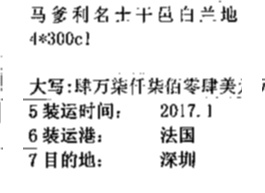
#> input picture media/col0.jpg, 265 x 193 px
$ python -i request.py   (imports and definitions only)
#> lines starting #> are read from the running program, lines starting #| are printed output that depends on the picture; after the words box and inside, x2 and y2 are one past the last pixel; in counts of white or black regions, pixels touching at a corner belong together
import cv2
import numpy as np
import pandas as pd
import os
from collections import Counter
import re

OFFSET = 30
WORDS = Counter(["status",
                 "payment",
                 "no",
                 "prepay",
                 "description",
                 "supplier",
                 "name",
                 "currency",
                 "term",
                 "requested",
                 "date",
                 "bu",
                 "alternate",
                 "payee"])


def preprocessing(filepath):
#> called with filepath = '../media/col0.jpg'
    media_dir = os.path.dirname(filepath)
    img = cv2.imread(filepath)
#> img is the input picture: shape (193, 265, 3); min 0, max 255, mean 234.1
    gray = cv2.cvtColor(img, cv2.COLOR_BGR2GRAY)
    binary = cv2.threshold(gray, 0, 255, cv2.THRESH_BINARY_INV | cv2.THRESH_OTSU)[1]
#> binary: shape (193, 265); 11.1% white; 91 white regions (36 under 20 px), largest, box (x1, y1, x2, y2) and area: (79, 127, 95, 143) 198, (43, 127, 59, 144) 194, (180, 127, 194, 143) 194
    height, width = binary.shape
#> height = 193; width = 265
    # 获取所有横线
    k1 = cv2.getStructuringElement(cv2.MORPH_RECT, (width // 30, 1))
    heroded = cv2.erode(binary, k1, iterations=1)
#> heroded: shape (193, 265); 1.6% white in thin lines or dots, all inside (x1, y1, x2, y2) = (27, 7, 234, 167)
    hdilated = cv2.dilate(heroded, k1, iterations=1)
#> hdilated: shape (193, 265); 4% white; 88 white regions (52 under 20 px), largest, box (x1, y1, x2, y2) and area: (181, 132, 195, 142) 113, (112, 85, 128, 92) 76, (44, 134, 60, 139) 74
    # cv2.imshow('hdilated',hdilated)
    # cv2.waitKey(0)
    # 获取所有竖线
    k2 = cv2.getStructuringElement(cv2.MORPH_RECT, (1, height // 30))
#> k2 = [1, 1, 1, 1, 1, 1]
    veroded = cv2.erode(binary, k2, iterations=1)
#> veroded: shape (193, 265); 3.6% white in thin lines or dots, all inside (x1, y1, x2, y2) = (1, 9, 264, 166)
    vdilated = cv2.dilate(veroded, k2, iterations=1)
#> vdilated: shape (193, 265); 6.8% white; 103 white regions (27 under 20 px), largest, box (x1, y1, x2, y2) and area: (162, 153, 176, 169) 145, (45, 104, 57, 120) 138, (85, 128, 94, 144) 127
    # 合并所有紧连的横线
    ## 横线上所有点的坐标
    h_points = np.where(hdilated == 255)
#> h_points = 2063 positions, rows 7 to 166, columns 24 to 237
    ## 横线上所有点的 x 轴坐标
    axis0 = pd.Series(h_points[0])
    ## 横线上所有点的 x 轴坐标进行排序
    h_statistics = axis0.value_counts().sort_index()
    print(h_statistics)
#| 7      11
#| 9      20
#| 10     10
#| 11     33
#| 12     38
#|        ..
#| 162     8
#| 163    18
#| 164    24
#| 165    10
#| 166    10
#| Name: count, Length: 75, dtype: int64
    h_pre_index = h_statistics.index[0]
#> h_pre_index = 7
    all_h_index = [h_pre_index]
#> all_h_index = [7]
    for index in h_statistics.index[1:]:
        if index - h_pre_index <= 5:
            ## 在 binary 图上合并
            or_lines = binary[h_pre_index] | binary[index]
            binary[index] = 0
            binary[h_pre_index] = or_lines
            ## 在 hdilated 图上合并，为了获取表格交点
            or_lines = hdilated[h_pre_index] | hdilated[index]
            hdilated[index] = 0
            hdilated[h_pre_index] = or_lines
        else:
            h_pre_index = index
            all_h_index.append(index)
#> this loop made 74 passes
#> (index, h_pre_index) on passes 5, 11, 13, 16, 22, 28, 30, 32, 38, 44, 45, 51: (13, 13), (20, 20), (36, 36), (79, 79), (85, 85), (91, 91), (99, 99), (105, 105), (111, 111), (117, 117), (127, 127), (133, 133)
#> h_pre_index on passes 61, 63, 69: 148, 154, 161
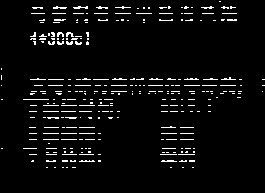
#> binary: shape (193, 265); 4.5% white in thin lines or dots, all inside (x1, y1, x2, y2) = (1, 1, 265, 168)
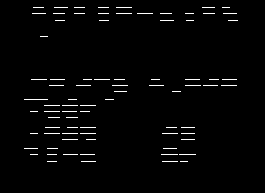
#> hdilated: shape (193, 265); 2% white in thin lines or dots, all inside (x1, y1, x2, y2) = (24, 7, 238, 162)
#> after the loop, all_h_index = [7, 13, 20, 36, 79, 85, 91, 99, 105, 111, 117, 127, 133, 139, 148, 154, 161]
    print(all_h_index)
#| [7, 13, 20, 36, 79, 85, 91, 99, 105, 111, 117, 127, 133, 139, 148, 154, 161]
    ## 竖线上所有点的坐标
    v_points = np.where(vdilated == 255)
#> v_points = 3482 positions, rows 7 to 168, columns 1 to 263
    ## 竖线上所有点的 y 轴坐标
    axis1 = pd.Series(v_points[1])
    ## 竖线上所有点的 y 轴坐标进行排序
    v_statistics = axis1.value_counts().sort_index()
    v_pre_index = v_statistics.index[0]
#> v_pre_index = 1
    all_v_index = [v_pre_index]
#> all_v_index = [1]
    for index in v_statistics.index[1:]:
        if index - v_pre_index <= 5:
            ## 在 binary 图上合并
            or_lines = binary[:, v_pre_index] | binary[:, index]
            binary[:, index] = 0
            binary[:, v_pre_index] = or_lines
            ## 在 vdilated 图上合并
            or_lines = vdilated[:, v_pre_index] | vdilated[:, index]
            vdilated[:, index] = 0
            vdilated[:, v_pre_index] = or_lines
        else:
            v_pre_index = index
            all_v_index.append(index)
#> this loop made 157 passes
#> (index, v_pre_index) on passes 1, 7, 12, 18, 24, 30, 36, 42, 48, 53, 59: (29, 29), (35, 35), (41, 41), (47, 47), (53, 53), (59, 59), (65, 65), (71, 71), (77, 77), (83, 83), (89, 89)
#> v_pre_index on passes 64, 69, 74, 79, 85, 87: 98, 104, 111, 117, 123, 132
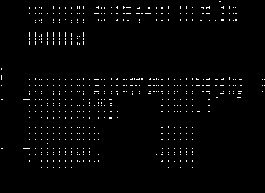
#> binary: shape (193, 265); 1.7% white in thin lines or dots, all inside (x1, y1, x2, y2) = (1, 1, 265, 168)
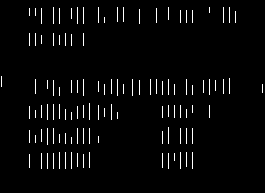
#> vdilated: shape (193, 265); 3% white in thin lines or dots, all inside (x1, y1, x2, y2) = (1, 7, 263, 169)
#> after the loop, all_v_index = 34 values from 1 to 262
    # 延长横线
    for index in all_h_index:
        col_arr, = np.where(hdilated[index] == 255)
        min_col = np.min(col_arr)
        max_col = np.max(col_arr)
        hdilated[index, min_col - 5: max_col + 5] = 255
#> this loop made 17 passes
#> (index, min_col, max_col) on passes 1, 2, 3, 5, 6, 7, 8, 9, 10, 11, 12, 13: (7, 33, 229), (13, 32, 236), (20, 55, 237), (79, 31, 236), (85, 49, 236), (91, 114, 180), (99, 24, 113), (105, 44, 95), (111, 30, 89), (117, 48, 77), (127, 45, 194), (133, 30, 194)
#> (index, col_arr, min_col, max_col) on pass 4: (36, [40, 41, 42, 43, 44, 45, 46, 47], 40, 47)
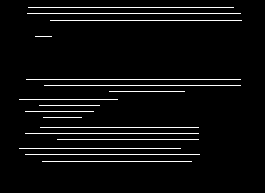
#> hdilated: shape (193, 265); 4.6% white in thin lines or dots, all inside (x1, y1, x2, y2) = (19, 7, 242, 162)
    # 延长竖线
    for index in all_v_index:
        row_arr, = np.where(vdilated[:, index] == 255)
        min_row = np.min(row_arr)
        max_row = np.max(row_arr)
        vdilated[min_row - 5:max_row + 5, index] = 255
#> this loop made 34 passes
#> (index, min_row, max_row) on passes 2 to 13: (29, 8, 167), (35, 8, 142), (41, 8, 168), (47, 80, 168), (53, 7, 168), (59, 8, 168), (65, 33, 168), (71, 8, 168), (77, 7, 166), (83, 7, 167), (89, 103, 167), (98, 7, 142)
#> (index, row_arr, min_row, max_row) on passes 28, 30, 33, 34: (203, [80, 81, 82, 83, 84, 85, 86, 87, 88, 89, 90, 91, 92], 80, 92), (215, [80, 81, 82, 83, 84, 85, 86, 87, 88, 89, 90], 80, 90), (235, [11, 12, 13, 14, 15, 16, 17, 18, 19, 20, 21, 22], 11, 22), (262, [84, 85, 86, 87, 88, 89, 90, 91, 92], 84, 92)
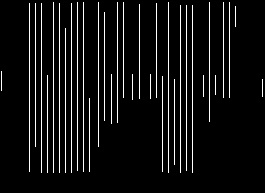
#> vdilated: shape (193, 265); 7.2% white in thin lines or dots, all inside (x1, y1, x2, y2) = (1, 2, 263, 173)
    # 完整表格
    or_dilated = cv2.bitwise_or(vdilated, hdilated)
    # 表格的交叉点
    and_dilated = cv2.bitwise_and(vdilated, hdilated)
#> and_dilated: shape (193, 265); 0.51% white in thin lines or dots, all inside (x1, y1, x2, y2) = (29, 7, 236, 162)
    # 找出表格左上方顶点和左下方顶点
    cross_points = np.where(and_dilated == 255)
#> cross_points = 263 positions, rows 7 to 161, columns 29 to 235
    axis0 = pd.Series(cross_points[0])
    axis1 = pd.Series(cross_points[1])
    h_statistics = axis0.value_counts().sort_index()
    v_statistics = axis1.value_counts().sort_index()
    ## 表格第一条和最后一条横线的下标
    h_first = h_statistics.index[0]
#> h_first = 7
    h_last = h_statistics.index[-1]
#> h_last = 161
    ## 表格第一条和最后一条竖线的下标
    v_first = v_statistics.index[0]
#> v_first = 29
    v_last = v_statistics.index[-1]
#> v_last = 235
    ## 表格第一条横线在所有横线中的 index
    h_first_index = all_h_index.index(h_first)
#> h_first_index = 0
    ## 表格最后一条横线在所有横线中的 index
    h_last_index = all_h_index.index(h_last)
#> h_last_index = 16
    ## 表格数据的行数
    rows = h_last_index - 1 - (h_first_index + 1)
#> rows = 14
    # 处理表格上方内容, part1
    for index in all_h_index[:h_first_index]:
        ## 删除所有横线
        binary[index] = 0
#> this loop made 0 passes
    ## 截取文件,part1
    part1 = binary[:h_first - OFFSET, :]
#> part1: shape (170, 265); 2% white in thin lines or dots
    part1 = cv2.bitwise_not(part1)
#> part1: shape (170, 265); 98% white; black in thin lines or dots
    blurred_part1 = cv2.GaussianBlur(part1, (3, 3), 0)
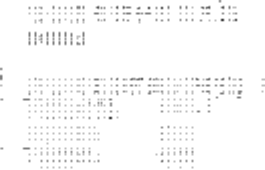
#> blurred_part1: shape (170, 265); min 64, max 255, mean 249.9
    cv2.imwrite(os.path.join(media_dir, 'blurred_part1.jpg'), blurred_part1)
    request_part1 = binary[:h_first - OFFSET, :]
    request_part1 = cv2.bitwise_not(request_part1)
    cv2.imwrite(os.path.join(media_dir, 'request_part1.jpg'), request_part1)
    # 处理表格下方内容, part3
    for index in all_h_index[h_last_index + 1:]:
        ## 删除所有横线
        binary[index] = 0
    ## 截取文件,part3
    part3 = binary[h_last + OFFSET:all_h_index[-1] + OFFSET, :]
#> part3 = empty array
    part3 = cv2.bitwise_not(part3)
#> (the run stopped early here; a loop or call above may not have finished)

$ run again, on media/col1.jpg
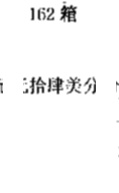
#> input picture media/col1.jpg, 119 x 193 px
#> in preprocessing, img is the input picture: shape (193, 119, 3); min 0, max 255, mean 247.8
#> heroded: shape (193, 119); 1.8% white; 30 white regions (26 under 20 px), largest, box (x1, y1, x2, y2) and area: (61, 5, 76, 22) 151, (49, 78, 63, 91) 84, (31, 77, 45, 85) 39, (69, 78, 78, 93) 34
#> veroded: shape (193, 119); 1.4% white; 15 white regions (10 under 20 px), largest, box (x1, y1, x2, y2) and area: (61, 8, 75, 20) 115, (55, 80, 62, 92) 49, (32, 80, 35, 92) 25, (71, 80, 75, 90) 21, (37, 81, 39, 92) 20
#> h_points = 698 positions, rows 2 to 93, columns 0 to 118
#> (printed output is left out)
#> in preprocessing, `h_pre_index = h_statistics.index[0]`: h_pre_index = 2
#> in preprocessing, `all_h_index = [h_pre_index]`: all_h_index = [2]
#> the loop in preprocessing, `for index in h_statistics.index[1:]:` made 34 passes
#> (index, h_pre_index) on passes 4, 10, 16, 18, 24, 30: (8, 8), (14, 14), (20, 20), (77, 77), (83, 83), (89, 89)
#> after the loop in preprocessing, `for index in h_statistics.index[1:]:`:
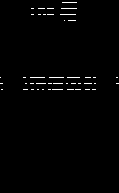
#> binary: shape (193, 119); 1.1% white in thin lines or dots, all inside (x1, y1, x2, y2) = (0, 2, 119, 90)
#> after the loop in preprocessing, `for index in h_statistics.index[1:]:`: all_h_index = [2, 8, 14, 20, 77, 83, 89]
#| [2, 8, 14, 20, 77, 83, 89]
#> v_points = 551 positions, rows 6 to 94, columns 1 to 95
#> in preprocessing, `v_pre_index = v_statistics.index[0]`: v_pre_index = 1
#> in preprocessing, `all_v_index = [v_pre_index]`: all_v_index = [1]
#> the loop in preprocessing, `for index in v_statistics.index[1:]:` made 37 passes
#> (index, v_pre_index) on passes 1, 5, 10, 12, 16, 22, 28, 34: (32, 32), (38, 38), (44, 44), (50, 50), (56, 56), (62, 62), (68, 68), (74, 74)
#> after the loop in preprocessing, `for index in v_statistics.index[1:]:`: all_v_index = [1, 32, 38, 44, 50, 56, 62, 68, 74, 89, 95]
#> the loop in preprocessing, `for index in all_h_index:` made 7 passes
#> (index, min_col, max_col) on passes 2, 3, 5, 6, 7: (8, 31, 76), (14, 31, 75), (77, 23, 95), (83, 0, 118), (89, 23, 95)
#> the loop in preprocessing, `for index in all_v_index:` made 11 passes
#> (index, min_row, max_row) on passes 2 to 9: (32, 9, 94), (38, 10, 94), (44, 13, 92), (50, 9, 92), (56, 9, 94), (62, 6, 22), (68, 6, 92), (74, 8, 89)
#> or_dilated: shape (193, 119); 4.6% white in thin lines or dots, all inside (x1, y1, x2, y2) = (0, 1, 119, 99)
#> and_dilated: shape (193, 119); 0.2% white in thin lines or dots, all inside (x1, y1, x2, y2) = (1, 2, 96, 90)
#> cross_points = 45 positions, rows 2 to 89, columns 1 to 95
#> h_first = 2
#> h_last = 89
#> v_first = 1
#> v_last = 95
#> h_first_index = 0
#> h_last_index = 6
#> rows = 4
#> in preprocessing, `blurred_part1 = cv2.GaussianBlur(part1, (3, 3), 0)`:
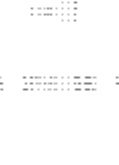
#> blurred_part1: shape (165, 119); min 128, max 255, mean 253.2
#> part3 = empty array

$ run again, on media/col3.jpg
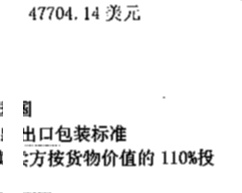
#> input picture media/col3.jpg, 242 x 193 px
#> in preprocessing, img is the input picture: shape (193, 242, 3); min 0, max 255, mean 241.9
#> heroded: shape (193, 242); 0.7% white in thin lines or dots, all inside (x1, y1, x2, y2) = (27, 6, 210, 166)
#> veroded: shape (193, 242); 2.2% white in thin lines or dots, all inside (x1, y1, x2, y2) = (0, 9, 212, 165)
#> h_points = 1021 positions, rows 6 to 165, columns 24 to 213
#> (printed output is left out)
#> in preprocessing, `h_pre_index = h_statistics.index[0]`: h_pre_index = 6
#> in preprocessing, `all_h_index = [h_pre_index]`: all_h_index = [6]
#> the loop in preprocessing, `for index in h_statistics.index[1:]:` made 44 passes
#> (index, h_pre_index) on passes 1, 2, 6, 12, 15, 21, 27, 31: (15, 15), (101, 101), (107, 107), (113, 113), (126, 126), (132, 132), (138, 138), (152, 152)
#> after the loop in preprocessing, `for index in h_statistics.index[1:]:`:
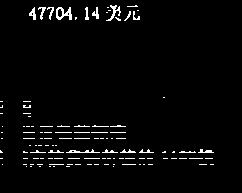
#> binary: shape (193, 242); 2.9% white in thin lines or dots, all inside (x1, y1, x2, y2) = (0, 5, 214, 167)
#> after the loop in preprocessing, `for index in h_statistics.index[1:]:`: all_h_index = [6, 15, 101, 107, 113, 126, 132, 138, 152, 158, 164]
#| [6, 15, 101, 107, 113, 126, 132, 138, 152, 158, 164]
#> v_points = 1872 positions, rows 7 to 167, columns 0 to 211
#> in preprocessing, `v_pre_index = v_statistics.index[0]`: v_pre_index = 0
#> in preprocessing, `all_v_index = [v_pre_index]`: all_v_index = [0]
#> the loop in preprocessing, `for index in v_statistics.index[1:]:` made 121 passes
#> (index, v_pre_index) on passes 3, 9, 14, 18, 21, 25, 30, 33: (23, 23), (29, 29), (35, 35), (41, 41), (50, 50), (56, 56), (62, 62), (68, 68)
#> after the loop in preprocessing, `for index in v_statistics.index[1:]:`: all_v_index = 28 values from 0 to 206
#> the loop in preprocessing, `for index in all_h_index:` made 11 passes
#> (index, min_col, max_col) on passes 6 to 11: (126, 41, 126), (132, 24, 126), (138, 24, 126), (152, 31, 213), (158, 55, 213), (164, 50, 207)
#> the loop in preprocessing, `for index in all_v_index:` made 28 passes
#> (index, min_row, max_row) on passes 2 to 9: (23, 102, 166), (29, 8, 142), (35, 15, 163), (41, 8, 166), (50, 8, 167), (56, 9, 166), (62, 9, 137), (68, 8, 167)
#> or_dilated: shape (193, 242); 7.1% white in thin lines or dots, all inside (x1, y1, x2, y2) = (0, 2, 218, 172)
#> and_dilated: shape (193, 242); 0.27% white in thin lines or dots, all inside (x1, y1, x2, y2) = (23, 15, 207, 165)
#> cross_points = 124 positions, rows 15 to 164, columns 23 to 206
#> h_first = 15
#> h_last = 164
#> v_first = 23
#> v_last = 206
#> h_first_index = 1
#> h_last_index = 10
#> rows = 7
#> the loop in preprocessing, `for index in all_h_index[:h_first_index]:` made 1 pass
#> in preprocessing, `blurred_part1 = cv2.GaussianBlur(part1, (3, 3), 0)`:
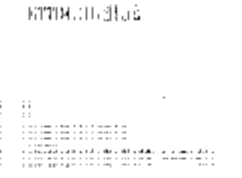
#> blurred_part1: shape (178, 242); min 0, max 255, mean 251.1
#> part3 = empty array

$ run again, on media/col4.jpg
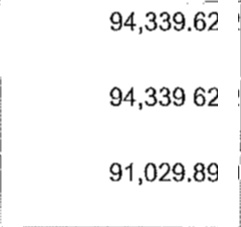
#> input picture media/col4.jpg, 241 x 227 px
#> in preprocessing, img is the input picture: shape (227, 241, 3); min 0, max 255, mean 244.8
#> heroded: shape (227, 241); 0.19% white in thin lines or dots, all inside (x1, y1, x2, y2) = (115, 1, 215, 181)
#> veroded: shape (227, 241); 0.91% white in thin lines or dots, all inside (x1, y1, x2, y2) = (0, 15, 241, 190)
#> h_points = 435 positions, rows 1 to 180, columns 112 to 218
#> (printed output is left out)
#> in preprocessing, `h_pre_index = h_statistics.index[0]`: h_pre_index = 1
#> in preprocessing, `all_h_index = [h_pre_index]`: all_h_index = [1]
#> the loop in preprocessing, `for index in h_statistics.index[1:]:` made 21 passes
#> (index, h_pre_index) on passes 1, 2, 7, 9, 10, 13, 15, 16: (13, 13), (19, 19), (25, 25), (89, 89), (95, 95), (104, 104), (164, 164), (170, 170)
#> after the loop in preprocessing, `for index in h_statistics.index[1:]:`: all_h_index = [1, 13, 19, 25, 89, 95, 104, 164, 170, 179]
#| [1, 13, 19, 25, 89, 95, 104, 164, 170, 179]
#> v_points = 1012 positions, rows 12 to 192, columns 0 to 240
#> in preprocessing, `v_pre_index = v_statistics.index[0]`: v_pre_index = 0
#> in preprocessing, `all_v_index = [v_pre_index]`: all_v_index = [0]
#> the loop in preprocessing, `for index in v_statistics.index[1:]:` made 36 passes
#> (index, v_pre_index) on passes 1, 3, 6, 9, 11, 13, 17, 20: (111, 111), (119, 119), (130, 130), (139, 139), (145, 145), (153, 153), (167, 167), (173, 173)
#> after the loop in preprocessing, `for index in v_statistics.index[1:]:`: all_v_index = [0, 111, 119, 130, 139, 145, 153, 167, 173, 182, 194, 202, 208, 217, 238]
#> the loop in preprocessing, `for index in all_h_index:` made 10 passes
#> (index, min_col, max_col) on passes 2 to 9: (13, 113, 218), (19, 113, 204), (25, 113, 218), (89, 113, 204), (95, 124, 203), (104, 112, 218), (164, 113, 204), (170, 113, 218)
#> the loop in preprocessing, `for index in all_v_index:` made 15 passes
#> (index, min_row, max_row) on passes 2 to 9: (111, 13, 172), (119, 13, 179), (130, 12, 180), (139, 27, 184), (145, 165, 179), (153, 12, 179), (167, 13, 172), (173, 13, 173)
#> or_dilated: shape (227, 241); 5.6% white in thin lines or dots, all inside (x1, y1, x2, y2) = (0, 1, 239, 197)
#> and_dilated: shape (227, 241); 0.16% white in thin lines or dots, all inside (x1, y1, x2, y2) = (111, 13, 218, 180)
#> cross_points = 88 positions, rows 13 to 179, columns 111 to 217
#> h_first = 13
#> h_last = 179
#> v_first = 111
#> v_last = 217
#> h_first_index = 1
#> h_last_index = 9
#> rows = 6
#> the loop in preprocessing, `for index in all_h_index[:h_first_index]:` made 1 pass
#> in preprocessing, `blurred_part1 = cv2.GaussianBlur(part1, (3, 3), 0)`:
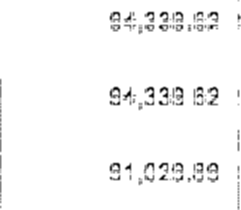
#> blurred_part1: shape (210, 241); min 0, max 255, mean 247.3
#> part3 = empty array
